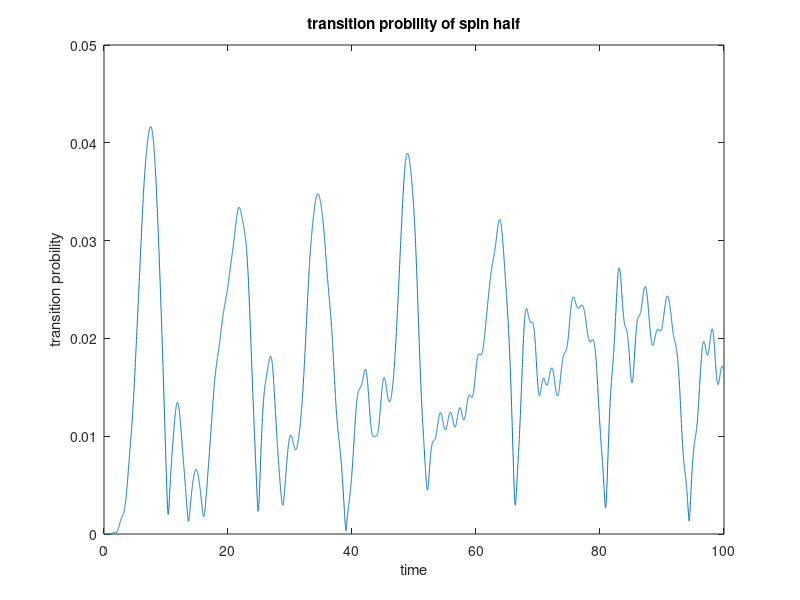

The MATLAB source for this figure:
clear;
tic

L = 8;
len = 2^L;
h0 = 0.3;
sigma_z = [ 1 0; 0 -1];
sigma_x = [ 0 1; 1 0];
I = eye(2);
H = zeros(len,len);
% h = h0.*[1 0.8 0.6 0.4 -0.4 -0.6 -0.8 -1];
% h = h0.*[1 0.75 0.5 0.25 -0.25 -0.5 -0.75 -1];
h = h0.*[1 1 1 1 -1 -1 -1 -1];
% h = h0.*[7 5 3 1 -1 -3 -5 -7]./8;
% h = h0.*[1 -1];
dt = 0.01;
t = 0:dt:100;

% pos=1单独赋值
H1 = sigma_z;
H1 = kron(H1,sigma_z);
for j = 3:L
    H1 = kron(H1,I);
end
H = H - H1;

for i = 2:L-1
    H1 = I;
    for j = 2:i-1
        H1 = kron(H1,I);
    end
    H1 = kron(H1,sigma_z);
    H1 = kron(H1,sigma_z);
    for j = i+2:L
        H1 = kron(H1,I);
    end
    H = H - H1;
end

% pos=L单独赋值
H1 = sigma_z;
for j = 2:L-1
    H1 = kron(H1,I);
end
H1 = kron(H1,sigma_z);
H = H - H1;

% pos=1单独赋值
H2 = sigma_x;
for j = 2:L
    H2 = kron(H2,I);
end
H = H + h(1).*H2;

for i = 2:L
    H2 = I;
    for j = 2:i-1
        H2 = kron(H2,I);
    end
    H2 = kron(H2,sigma_x);
    for j = i+1:L
        H2 = kron(H2,I);
    end
    H = H + h(i).*H2;
end

[V,D] = eig(H);

phi0 = zeros(len,1);
phi1 = zeros(len,1);
phi0(1) = 1;
phi1(end) = 1;
G0 = zeros(length(t),1);
G = zeros(length(t),1);

G(1) = phi1'*phi0;
a = V'*phi0;
b = V'*phi1;
e = diag(D);
temp = exp(-1i*e*dt);
tran = diag(temp);
for i = 2:length(t)
    a = tran*a;
    G0(i) = b'*a;
%     G(i) = -log(abs(G(i)))/L;
    G(i) = norm(G0(i));
end

% for i = 2:length(t)
%     temp = exp(-1i*e*t(i));
%     tran = diag(temp);
%     phi = tran*a;
%     G(i) = b'*phi;
% %     G(i) = G(i)^2;
% end

figure;
plot(t,G);
xlabel('time')
ylabel('transition probility')
str = strcat('transition probility of spin half');
title(str)
fname = ['transition probility_spin half','.png '];
saveas(gcf, fname, 'png')

toc
